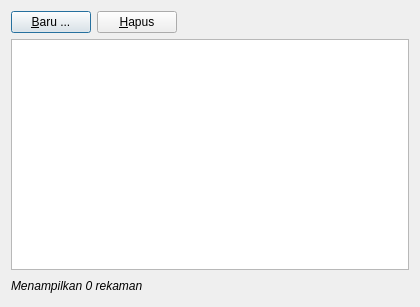
<?xml version="1.0" encoding="UTF-8"?>
<ui version="4.0">
 <class>LocationManager</class>
 <widget class="QDialog" name="LocationManager">
  <property name="geometry">
   <rect>
    <x>0</x>
    <y>0</y>
    <width>420</width>
    <height>307</height>
   </rect>
  </property>
  <property name="font">
   <font>
    <italic>false</italic>
   </font>
  </property>
  <property name="windowTitle">
   <string>Kelola Lokasi</string>
  </property>
  <layout class="QVBoxLayout" name="verticalLayout">
   <item>
    <layout class="QHBoxLayout" name="horizontalLayout_2">
     <item>
      <widget class="QPushButton" name="addButton">
       <property name="text">
        <string>&amp;Baru ...</string>
       </property>
      </widget>
     </item>
     <item>
      <widget class="QPushButton" name="removeButton">
       <property name="text">
        <string>&amp;Hapus</string>
       </property>
      </widget>
     </item>
     <item>
      <spacer name="horizontalSpacer_2">
       <property name="orientation">
        <enum>Qt::Horizontal</enum>
       </property>
       <property name="sizeHint" stdset="0">
        <size>
         <width>148</width>
         <height>20</height>
        </size>
       </property>
      </spacer>
     </item>
    </layout>
   </item>
   <item>
    <widget class="QTableView" name="tableView">
     <property name="alternatingRowColors">
      <bool>true</bool>
     </property>
     <property name="selectionMode">
      <enum>QAbstractItemView::SingleSelection</enum>
     </property>
     <property name="selectionBehavior">
      <enum>QAbstractItemView::SelectRows</enum>
     </property>
     <property name="verticalScrollMode">
      <enum>QAbstractItemView::ScrollPerItem</enum>
     </property>
     <property name="sortingEnabled">
      <bool>true</bool>
     </property>
     <property name="cornerButtonEnabled">
      <bool>false</bool>
     </property>
     <attribute name="horizontalHeaderVisible">
      <bool>true</bool>
     </attribute>
     <attribute name="horizontalHeaderStretchLastSection">
      <bool>true</bool>
     </attribute>
     <attribute name="verticalHeaderVisible">
      <bool>false</bool>
     </attribute>
     <attribute name="verticalHeaderDefaultSectionSize">
      <number>21</number>
     </attribute>
    </widget>
   </item>
   <item>
    <layout class="QHBoxLayout" name="horizontalLayout">
     <item>
      <widget class="QLabel" name="infoLabel">
       <property name="font">
        <font>
         <italic>true</italic>
        </font>
       </property>
       <property name="text">
        <string>Menampilkan 0 rekaman</string>
       </property>
      </widget>
     </item>
     <item>
      <spacer name="horizontalSpacer">
       <property name="orientation">
        <enum>Qt::Horizontal</enum>
       </property>
       <property name="sizeHint" stdset="0">
        <size>
         <width>228</width>
         <height>20</height>
        </size>
       </property>
      </spacer>
     </item>
    </layout>
   </item>
  </layout>
 </widget>
 <resources/>
 <connections/>
</ui>
